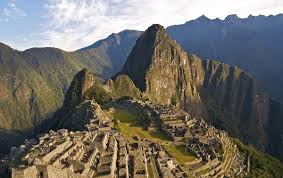
#> input picture basics_resources_and_outputs/mountain.jpg, 283 x 178 px
$ jupyter execute color_thresholding.ipynb
#> lines starting #> are read from the running program, lines starting #| are printed output that depends on the picture; after the words box and inside, x2 and y2 are one past the last pixel; in counts of white or black regions, pixels touching at a corner belong together
### What is color Thresholding

Color Thresholding is techinque to filter out a specific range of colors in an image by defining
an upper limit and lower limti in a color space. we use it segment , replace or isolate specific colors
in an image

[cell 1]
import cv2
import numpy as np
import matplotlib.pyplot as plt

[cell 2]
image = cv2.imread("../basics_resources_and_outputs/mountain.jpg")
#> image is the input picture: shape (178, 283, 3); mean B, G, R 103.5, 110.9, 113.7

[cell 3]
image_rgb = cv2.cvtColor(image,cv2.COLOR_BGR2RGB)

[cell 4]
plt.imshow(image_rgb)

[cell 5]
plt.imshow(image) # cv2 by default color is bgr

[cell 6]
img_hsv = cv2.cvtColor(image_rgb,cv2.COLOR_BGR2HSV)
#> img_hsv: shape (178, 283, 3); mean H, S, V 65.2, 79.5, 125.7

[cell 7]
plt.imshow(img_hsv)

[cell 8]
lower = np.array([0,0,0])
upper = np.array([240,0,255])

[cell 9]
mask = cv2.inRange(img_hsv,lower,upper)
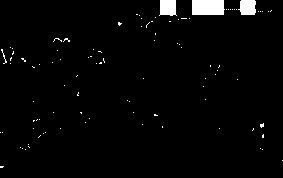
#> mask: shape (178, 283); 2.4% white; 98 white regions (94 under 20 px), largest, box (x1, y1, x2, y2) and area: (192, 0, 225, 15) 481, (159, 0, 177, 16) 245, (238, 0, 256, 15) 231, (1, 49, 7, 64) 22

[cell 10]
plt.imshow(mask)

[cell 11]
black_hsv = np.uint8([[[120,255,0]]])
black_bgr = cv2.cvtColor(black_hsv, cv2.COLOR_HSV2BGR)[0][0]

[cell 12]
image_result = image.copy()
image_result[mask > 0] = black_bgr
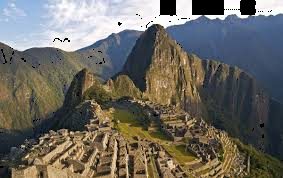
#> image_result: shape (178, 283, 3); 2.38% of pixels changed, all inside (x1, y1, x2, y2) = (0, 0, 283, 168)

[cell 13]
image_result_rgb = cv2.cvtColor(image_result,cv2.COLOR_BGR2RGB)

[cell 14]
fig, axs = plt.subplots(1,3,figsize = (15,7))
axs[0].imshow(image_rgb)
axs[0].axis('off')
axs[0].set_title("Original Image")

axs[1].imshow(mask)
axs[1].axis('off')
axs[1].set_title("Binary Mask")

axs[2].imshow(image_result_rgb)
axs[2].axis('off')
axs[2].set_title("Output Image")

plt.tight_layout()
plt.show()
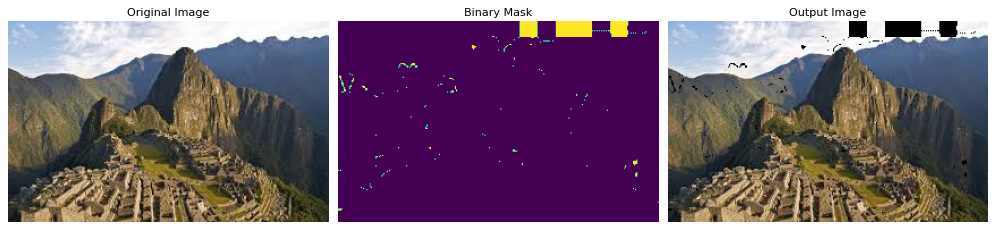
#> figure drawn by matplotlib, 3 panels
